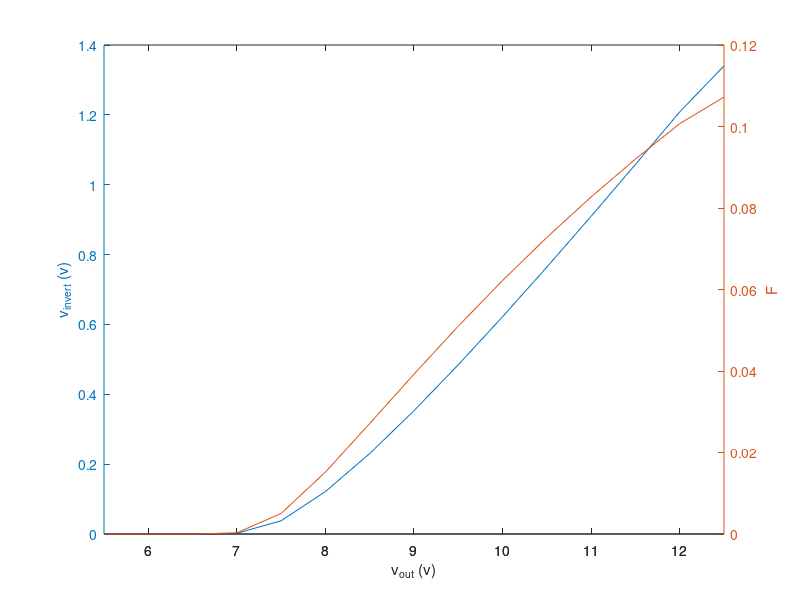

This figure's MATLAB source:

% Feedback factor, Rsense = 0.5 Ohms
v_out = [5.5:0.5:12.5];
v_invert = [0, 2.946801e-006, 3.097973e-006, 1.977853e-003, ...
    3.793564e-002, 1.215662e-001, 2.304090e-001, 3.530959e-001, ...
    4.845515e-001, 6.221187e-001, 7.642141e-001, 9.097936e-001, ...
    1.058085e+000, 1.208356e+000, 1.340258e+000 ];

close all
figure
[hAx,hLine1,hLine2] = plotyy(v_out, v_invert, v_out, v_invert./v_out)
xlabel('v_{out} (v)')

ylabel(hAx(1),'v_{invert} (v)') % left y-axis
ylabel(hAx(2),'F') % right y-axis
